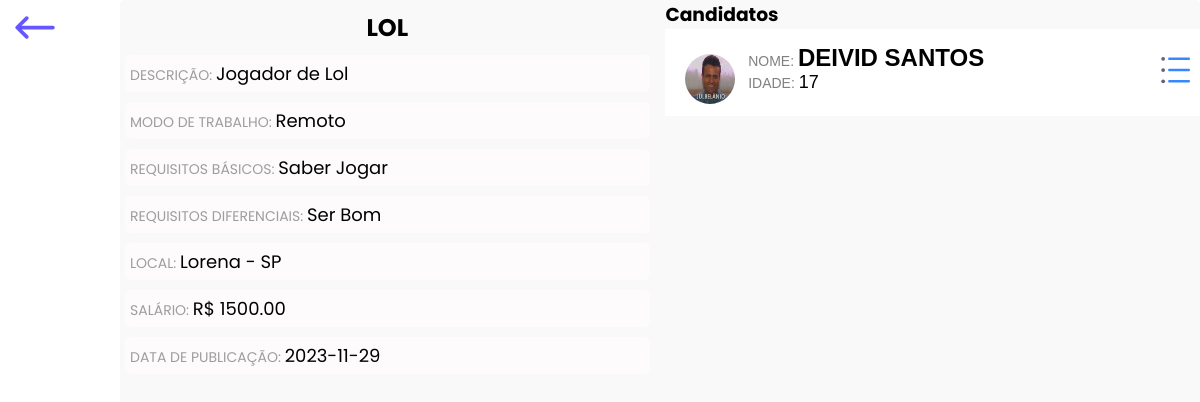
The app's page /WebInicial/empresa/detalhe_vaga.php?id=1 (signed in) with its own data.
### tables this page shows
CREATE TABLE `tbl_vagas` (
  `vag_id` int(11) NOT NULL AUTO_INCREMENT,
  `vag_titulo` varchar(45) NOT NULL,
  `vag_descricao` varchar(100) NOT NULL,
  `vag_local` varchar(30) NOT NULL,
  `vag_salario` decimal(7,2) NOT NULL,
  `vag_requisitos` varchar(50) NOT NULL,
  `vag_dataPub` date NOT NULL,
  `vag_emp_id` int(11) NOT NULL,
  `vag_modo` varchar(45) NOT NULL,
  `vag_reqdesejaveis` varchar(45) NOT NULL,
  PRIMARY KEY (`vag_id`)
);

CREATE TABLE `tbl_usuario` (
  `usu_id` int(11) NOT NULL AUTO_INCREMENT,
  `usu_nome` varchar(50) NOT NULL,
  `usu_sobrenome` varchar(50) NOT NULL,
  `usu_sexo` varchar(1) NOT NULL,
  `usu_email` varchar(45) NOT NULL,
  `usu_senha` varchar(16) NOT NULL,
  `usu_telefone` char(15) NOT NULL,
  `usu_cpf` char(14) NOT NULL,
  `usu_dataNasc` date NOT NULL,
  `usu_logradouro` varchar(50) NOT NULL,
  `usu_numRua` int(8) NOT NULL,
  `usu_complemento` varchar(10) NOT NULL,
  `usu_bairro` varchar(50) NOT NULL,
  `usu_cep` char(9) NOT NULL,
  `usu_sobre` varchar(500) NOT NULL,
  `usu_habilidade` varchar(500) NOT NULL,
  `usu_cidCodigo` int(11) NOT NULL,
  `usu_ufeCodigo` int(11) NOT NULL,
  `usu_imagem` varchar(50) DEFAULT '../imagens/group-svgrepo-com.svg',
  PRIMARY KEY (`usu_id`),
  KEY `usu_cidCodigo` (`usu_cidCodigo`),
  KEY `usu_ufeCodigo` (`usu_ufeCodigo`)
);

### WebInicial/empresa/detalhe_vaga.php (the view, shortened to what this page needs)
<?php
include('../conexao.php');
$data = date("Y");
?>
<!DOCTYPE html>
<html>
<head>
    <link rel="stylesheet" href="../Estilos/estilo3_h.css">
    <link rel="stylesheet" href="../Estilos/estilopadrao.css">
    <link rel="stylesheet" href="../Estilos/cadVaga.css">
    <link rel="stylesheet" href="../Estilos/detalhe_vaga.css">
</head>
<body>
    <a href="area_empresa.php"><img class="back" src="../imagens/arrow-left-svgrepo-com.svg" alt=""></a>
    <div class="main">
        <div class="vaga">
           <?php
                try{
                    $vag_id = $_GET['id'];
                    $vaga = "SELECT * FROM tbl_vagas WHERE vag_id = $vag_id";
                    $sqlVag = $conexao->prepare($vaga);
                    $sqlVag -> execute();
                    if($row_vag = $sqlVag->fetch(PDO::FETCH_ASSOC)){?>
                        <div class="fundo">
                            <h2><?php echo $row_vag['vag_titulo']; ?></h2>
                            <p><span>Descrição: </span><?php echo $row_vag['vag_descricao']; ?></p>
                            <p><span>Modo de Trabalho: </span><?php echo $row_vag['vag_modo']; ?></p>
                            <p><span>Requisitos Básicos: </span><?php echo $row_vag['vag_requisitos']; ?></p>
                            <p><span>Requisitos diferenciais: </span><?php echo $row_vag['vag_reqdesejaveis']; ?></p>
                            <p><span>Local: </span><?php echo $row_vag['vag_local']; ?></p>
                            <p><span>Salário: </span><?php echo "R$ " . $row_vag['vag_salario']; ?></p>
                            <p><span>Data de publicação: </span><?php echo $row_vag['vag_dataPub']; ?></p>
                        </div>
                    <?php }
                }
                catch(PDOException $e){
                    echo 'Erro ao exibir as informações' . $e->getMessage();
                }
           ?>
        </div>
        <div class="candidatos">
            <h3>Candidatos</h3>
            <?php
                    try {
                        $vag_id = $_GET['id'];
                        $vag = "SELECT * FROM tbl_candidatura WHERE can_vagId = $vag_id";
                        $sql = $conexao->prepare($vag);
                        $sql->execute();
                        if($row = $sql->fetch(PDO::FETCH_ASSOC)){
                            $usuario = $row['can_usu_id'];
                            $query = "SELECT usu_id ,usu_nome, YEAR(usu_dataNasc),usu_cpf, usu_sobrenome, usu_email,usu_imagem , usu_sobre,usu_habilidade FROM tbl_usuario WHERE usu_id = $usuario";
                            $stmt = $conexao->prepare($query);
                            $stmt->execute();
                            if( $row_produto = $stmt->fetch(PDO::FETCH_ASSOC)){
                               $nascimento = $row_produto["YEAR(usu_dataNasc)"];
                            ?>
            <div class="bloco">
                <div class="candidato" id="candidato">
                    <div>
                        <img src="<?php echo $row_produto['usu_imagem']; ?>" alt="" class="foto_perfil">
                    </div>
                    <div class="a">
                        <p class="txt">NOME: <span class="nome"><?php echo $row_produto['usu_nome'] . " " . $row_produto['usu_sobrenome']?></span></p>
                        <p class="txt">IDADE: <span class="idade"><?php echo $idade = $data - $nascimento;?></span></p>
                    </div>
                </div>
                <div class="detalhes">
                    <button class="detalhe" id="detalheBtn">
                        <img class="img_detalhe" src="../imagens/menu-svgrepo-com.svg" alt="">
                    </button>
                </div>
            </div>
                       <?php
                }
                    }
                } catch (PDOException $e) {
                        echo "Erro ao recuperar o usuId: " . $e->getMessage();
                    }?>
        </div>
    </div>
</body>
</html>

### WebInicial/Estilos/estilo3_h.css (style rules this page uses)
:root { --cor0: #000000; --cor1: #1a1a1ae5; --cor2: #1a1a1aee; --cor3: #000000bc; --cor4: #4938ffd7; --cor5: #8b80f9; --cor6: #fff; --cor7: #f5eeee4d; --cor8: #8a80f91c; }
.txt { max-height: 70px; overflow-y: hidden; font-size: 18px; padding-right: 10px; font-family: Arial, Helvetica, sans-serif; }

### WebInicial/Estilos/estilopadrao.css (style rules this page uses)
:root { --cor0: #000000; --cor1: #1a1a1ae5; --cor2: #1a1a1aee; --cor3: #00000062; --cor4: #4938ffd7; --cor5: #8b80f9; --cor6: #fff; --cor7: #f5eeee4d; }
* { margin: 0; padding: 0; box-sizing: border-box; font-family: "Poppins", sans-serif; }
body { margin: 0; padding: 0; font-family: Arial, Helvetica, sans-serif; background: var(--cor6); background-attachment: fixed; display: flex; }
button { background: none; border: none; cursor: pointer; }
.back { position: fixed; top: 5px; left: 10px; width: 50px; height: 45px; }

### WebInicial/Estilos/cadVaga.css (style rules this page uses)
:root { --cor0: #000000; --cor1: #1a1a1ae5; --cor2: #1a1a1aee; --cor3: #00000062; --cor4: #4938ffd7; --cor5: #8b80f9; --cor6: #fff; }
*, *::before, *::after { box-sizing: border-box; }
body { margin: 0; padding: 0; font-family: Arial, Helvetica, sans-serif; display: grid; place-items: center; min-height: 100vh; }
h2 { text-align: center; }
.back { position: fixed; top: 5px; left: 10px; width: 50px; height: 45px; }

### WebInicial/Estilos/detalhe_vaga.css (style rules this page uses)
.main { position: fixed; width: 90%; height: 100%; top: 0px; right: 0%; background-color: #f7f7f7c4; display: flex; flex-wrap: nowrap; gap: 1%; justify-content: space-between; border-radius: 5px; }
.vaga { width: 50%; }
.candidatos { width: 50%; max-height: 100%; overflow-y: scroll; }
.candidato { padding: 5px; margin: 10px; width: 600px; background-color: white; border-radius: 5px; display: flex; flex-wrap: nowrap; gap: 4%; justify-content: flex-start; }
.foto_perfil { position: relative; top: 10px; left: 5px; width: 50px; height: 50px; border-radius: 50%; }
.txt { color: grey; font-size: 14px; }
span { color: black; }
.nome { font-family: Arial, Helvetica, sans-serif; font-size: 24px; text-transform: uppercase; font-weight: bold; }
.idade { font-family: Arial, Helvetica, sans-serif; font-size: 18px; text-transform: uppercase; }
.img_detalhe { width: 30px; height: 30px; }
.bloco { background-color: white; display: flex; flex-wrap: nowrap; gap: 4%; justify-content: space-between; }
.detalhe { position: relative; padding-right: 10px; top: 30%; }

### WebInicial/empresa/detalhe_vaga.php (style rules this page uses)
.fundo > h2 { text-transform: uppercase; font-size: 24px; text-align: center; margin: 10px; }
.fundo >p { background-color: rgb(253, 251, 251); margin: 5px; width: auto; margin-top: 10px; border-radius: 5px; padding: 5px; font-size: 18px }
.fundo >p >span { font-size: 14px; text-transform: uppercase; color: rgb(158, 157, 157); }

### records on screen
tbl_vagas: vag_titulo "LOL", vag_descricao "Jogador de Lol", vag_modo "Remoto", vag_requisitos "Saber Jogar", vag_reqdesejaveis "Ser Bom", vag_local "Lorena - SP", vag_salario "1500.00", vag_dataPub "2023-11-29"
tbl_usuario: usu_imagem (picture), usu_nome "DEIVID", usu_sobrenome "SANTOS"
